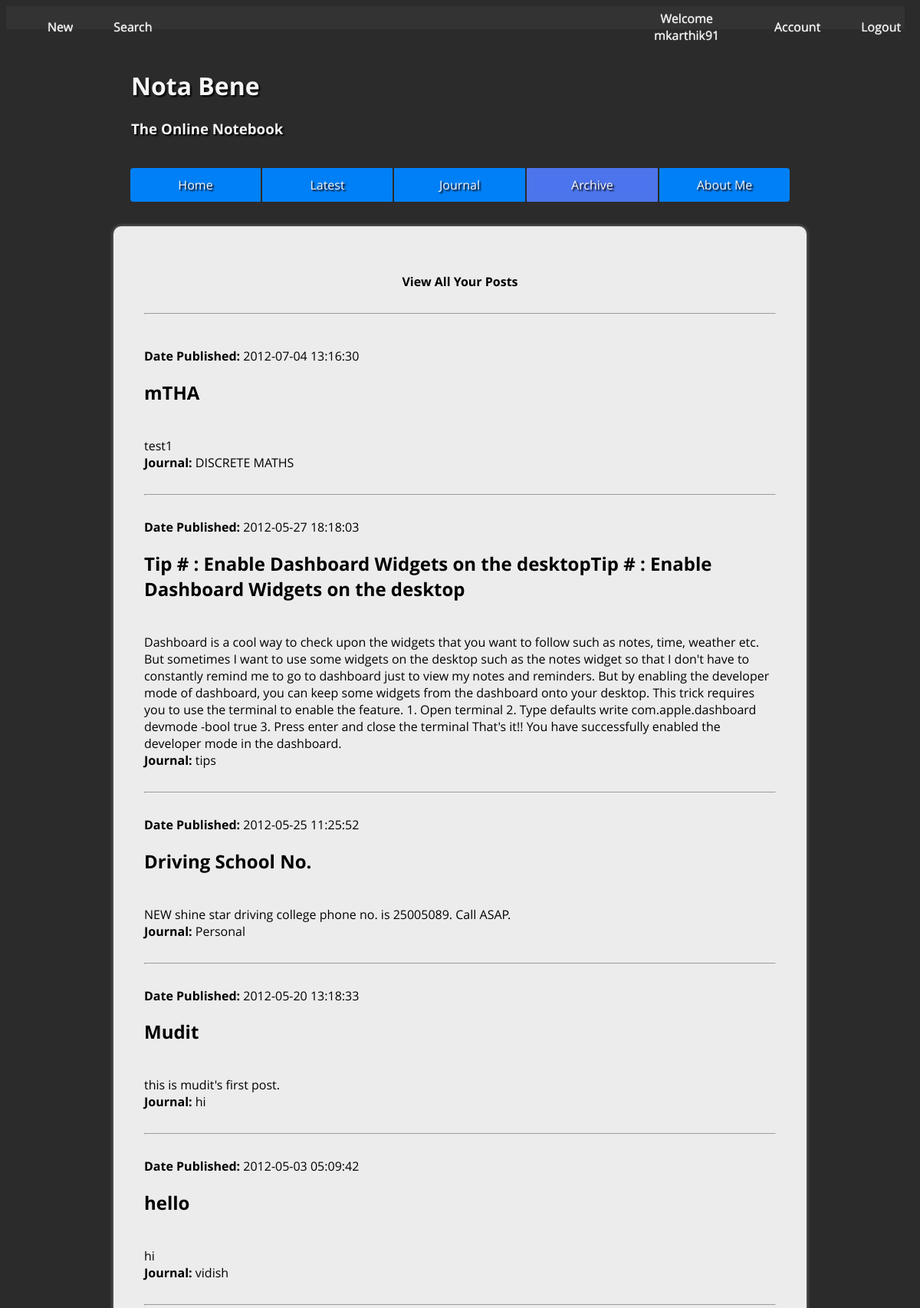
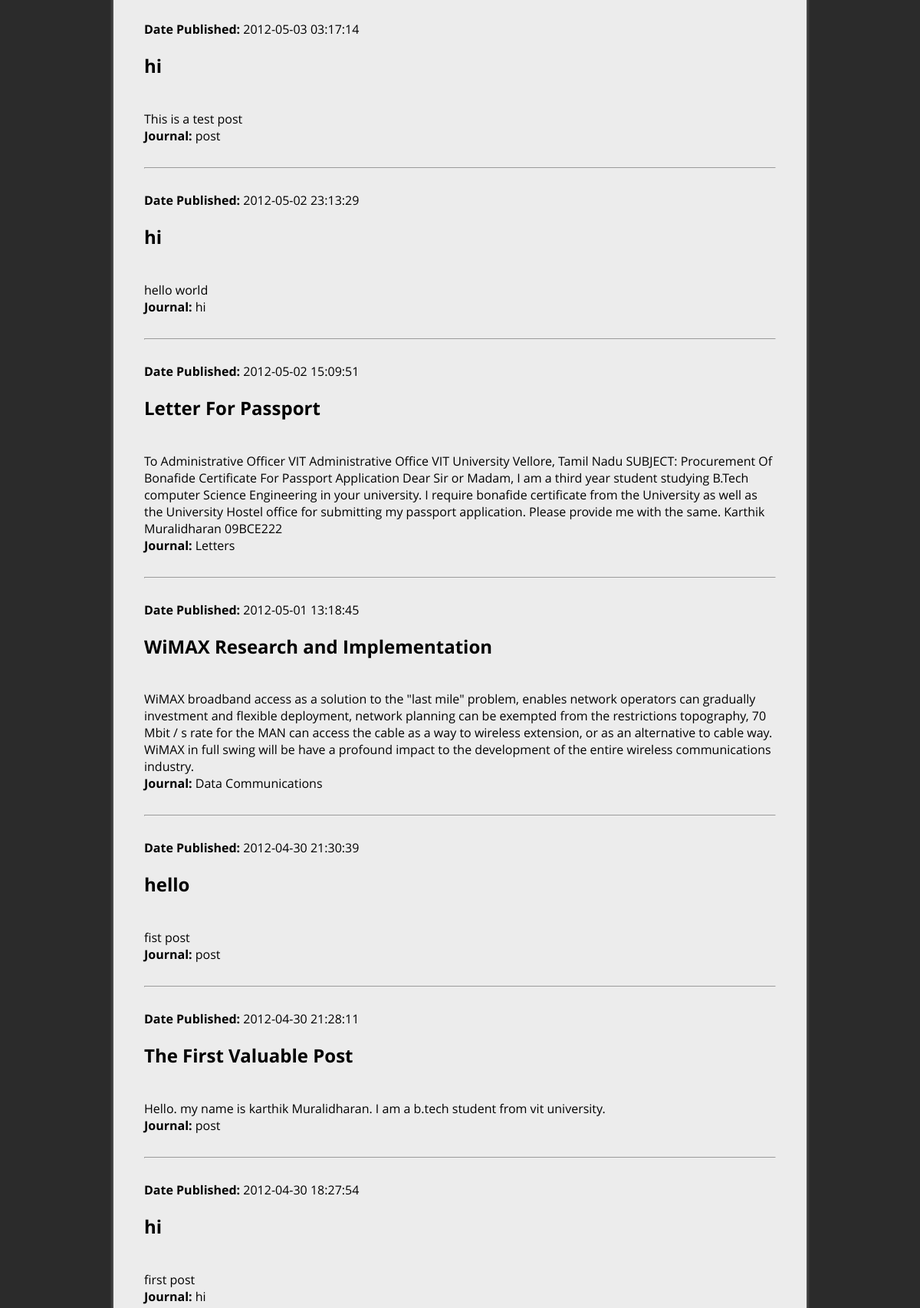
Page /view/archive.php (signed in, upper part) on the committed database (2 pictures, top to bottom).
### tables this page shows
CREATE TABLE `entries` (
  `id` int(11) NOT NULL AUTO_INCREMENT,
  `uname` varchar(30) NOT NULL,
  `title` varchar(100) NOT NULL,
  `post` longtext NOT NULL,
  `journal` varchar(100) NOT NULL,
  `date` timestamp NOT NULL DEFAULT CURRENT_TIMESTAMP ON UPDATE CURRENT_TIMESTAMP,
  `share` int(1) NOT NULL,
  KEY `id` (`id`)
);

### view/archive.php (the view, shortened to what this page needs)
<!DOCTYPE html>
<html>
    <head>
        <link rel="stylesheet" type="text/css" href="../style.css" />
    </head>
    <body>
                <?php  include 'topbar.php';?>
        <br/>
            <header id="header">
                <table>
                    <tr>
                        <td>
                            <h1>Nota Bene</h1>
                            <h3>The Online Notebook</h3>
                        </td>
                    </tr>
                </table>
            </header>
        <table id="navigation">
            <tr>
                  <td class="button" style="border-top-left-radius:4px;border-bottom-left-radius:4px;"><a href="../home.php">Home</a></td></td>
                  <td class="button" ><a href="view.php">Latest</a></td>
                  <td class="button"><a href="../share/share.php">Journal</a></td>
                  <td class="button" style="background-color: #4c74ec;"><a href="archive.php">Archive</a></td>
                  <td class="button" style="border-top-right-radius:4px;border-bottom-right-radius:4px;"><a href="../about.php">About Me</a></td>
            </tr>
        </table>
        <div id="content">
            <h4>View All Your Posts<br/><br><hr></h4>
            <?php
            $username=$_SESSION['user'];
            $view=  mysql_query("select * from entries where uname='$username' order by date DESC");
            while($row = mysql_fetch_array($view))
            {
                echo "<br/>";
                echo "<b>Date Published:</b> ".$row['date']."<br/>";
                echo "<h2>".$row['title']."</h2><br>";
                echo $row['post']."<br/>";
                echo "<b>Journal:</b> ".$row['journal'];
                echo "<br/><br/><hr/>";
            }
            ?>
        </div>
    </body>
</html>

### style.css (style rules this page uses)
body { background-color: #2b2b2b; }
#header { margin: 0px 150px auto; color: whitesmoke; padding: 10px; font-family: open sans; text-shadow: 2px 2px 2px #000; height:auto; }
#navigation { margin: 5px 160px auto; }
.button { background-color: #0080f6; height: 42px; width: 183px; text-align: center; font-family: open sans; color: whitesmoke; text-shadow: 2px 2px 2px #000; border-radius: 1px; text-decoration: none; list-style: none; }
#content { margin: 30px 140px auto; background-color: #ececec; padding: 40px; min-height: 600px; max-height: auto; border-radius: 10px; font-family: open sans; -moz-box-shadow: 0 0 5px #888; -webkit-box-shadow: 0 0 5px#888; box-shadow: 0 0 5px #888; transition:height 2s; -moz-transition:height 2s; -webkit-transition:height 2s; -o-transition:height 2s; }
a { text-decoration: none; color: whitesmoke; }

### view/archive.php (style rules this page uses)
h4 { text-align: center; }

### rows in the picture
entries: date "2012-07-04 13:16:30", title "mTHA", post "test1", journal "DISCRETE MATHS"
entries: date "2012-05-27 18:18:03", title "Tip # : Enable Dashboard Widgets on the desktopTip # : Enable Dashboard Widgets on the desktop", post "Dashboard is a cool way to check upon the widgets that you want to follow such as notes, time, weather etc. But sometimes I want to use some widgets on the desktop such as the notes widget so that I don't have to constantly remind me to go to dashboard just to view my notes and reminders. But by enabling the developer mode of dashboard, you can keep some widgets from the dashboard onto your desktop. This trick requires you to use the terminal to enable the feature. 1. Open terminal 2. Type defaults write com.apple.dashboard devmode -bool true 3. Press enter and close the terminal That's it!! You have successfully enabled the developer mode in the dashboard.", journal "tips"
entries: date "2012-05-25 11:25:52", title "Driving School No.", post "NEW shine star driving college phone no. is 25005089. Call ASAP.", journal "Personal"
entries: date "2012-05-20 13:18:33", title "Mudit", post "this is mudit's first post.", journal "hi"
entries: date "2012-05-03 05:09:42", title "hello", post "hi", journal "vidish"
entries: date "2012-05-03 03:17:14", title "hi", post "This is a test post", journal "post"
entries: date "2012-05-02 23:13:29", title "hi", post "hello world", journal "hi"
entries: date "2012-05-02 15:09:51", title "Letter For Passport", post "To Administrative Officer VIT Administrative Office VIT University Vellore, Tamil Nadu SUBJECT: Procurement Of Bonafide Certificate For Passport Application Dear Sir or Madam, I am a third year student studying B.Tech computer Science Engineering in your university. I require bonafide certificate from the University as well as the University Hostel office for submitting my passport application. Please provide me with the same. Karthik Muralidharan 09BCE222", journal "Letters"
entries: date "2012-05-01 13:18:45", title "WiMAX Research and Implementation", post "WiMAX broadband access as a solution to the \"last mile\" problem, enables network operators can gradually investment and flexible deployment, network planning can be exempted from the restrictions topography, 70 Mbit / s rate for the MAN can access the cable as a way to wireless extension, or as an alternative to cable way. WiMAX in full swing will be have a profound impact to the development of the entire wireless communications industry.", journal "Data Communications"
entries: date "2012-04-30 21:30:39", title "hello", post "fist post", journal "post"
entries: date "2012-04-30 21:28:11", title "The First Valuable Post", post "Hello. my name is karthik Muralidharan. I am a b.tech student from vit university.", journal "post"
entries: date "2012-04-30 18:27:54", title "hi", post "first post", journal "hi"

### other values in the picture
$_SESSION['user'] "mkarthik91"
